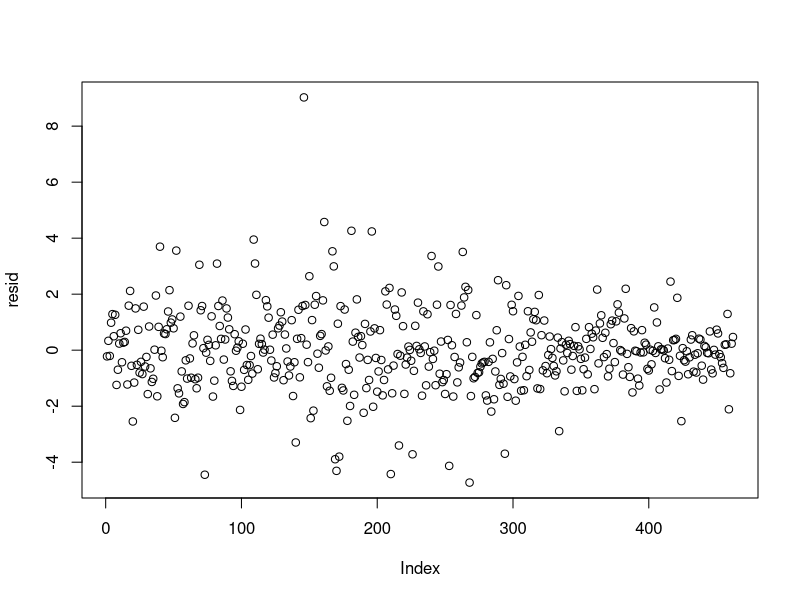

Reproduce this figure in R.
setwd("G:/My Drive/Corsi/FinEc/Course/2024/Exercises/Ex_2")

###### EXERCISE 1

data <-read.table("Table_txt.txt", header=TRUE, na.strings="null", sep = ",")
head(data) # have a look at the data, column names look strange
colnames(data) <- c("AAPL","RF","MKT") # Change columns' names


###### EXERCISE 2

zAAPL <- diff(log(data$AAPL))*100 # compute logreturn, x100 makes it expressed as a percentage
zMKT <- diff(log(data$MKT))*100 # compute logreturn, x100 makes it expressed as a percentage
n <- length(data$RF) # numbers of rows in z
rf <- data$RF[1:(n-1)]/360 #take all rows except the last, so rows from 1 to n-1. Divide by 360 to make the values expressed on a daily basis.
r_matrix <- cbind(zAAPL-rf,zMKT-rf) # (i) make excess retunrns: subtract the risk-free rate, (ii) bind the two columns vectors 
r <- data.frame(r_matrix) # make a data frame for the excess returns
colnames(r) <- c("zAAPL","zMKT") # Change columns' names
head(r) # have a look at the data


###### EXERCISE 3

fit <- lm("zAAPL~zMKT",r) #fits a linear model (with intercept)
res <- summary(fit) # prints a variety of statistics and stores them in "res"
df <- nrow(r)-sum(!complete.cases(r))-2 # number of rows in r - rows with missing values - number of estimated parameters
# Intercept is insignificant (this makes sense in the CAPM context). The slope is highly singificant.
# The t-stat for the intercept is huge (consider that for a normal approximation of the t-student which would hold asympotically for large n, 
# and here n is quite large so the comparison is reasonable) the 0.99 quantile is 2.23 which is far below 29: no surprise that the p-value is tiny
# indicating the rejection of the hypothesis b_0 = 0.

###### EXERCISE 4

b0 <- res$coefficients[1,1] #extracts the estimated coefficient for the intercept
se_0 <- res$coefficients[1,2] #extracts the standard error for the intercept
t_stat <- b0/se_0 # computes the t-statistics
(1-pt(t_stat,df))*2 # p-value
#2*pt(-t_stat,df) # p-value (analogous)
# the probabaility that R gives is "Pr(t>|t_val|)"
# this is "Pr(t< -t_val) + Pr(t> t_val)" so 
# [CDF of a t-distribution with df degrees of freedom evaluated at -t_val] +  [1-(CDF of a t-distribution with df degrees of freedom evaluated at t_val)]
# this is: pt(-t_val,df) + 1-pt(t_val,df)
# Note that since the t-distribution is symmetric: pt(-t_val,df) = 1-pt(t_val,df)
# then Pr(t>|t_val|) = 2*(1-pt(t_val,df)) = 2*pt(-t_val,df)


###### EXERCISE 5

resid <- res$residuals # extract regression residuals
plot(resid) # the mean is approximately constant and zero, however there's evidence of heteroskedasticity
s0 <- (sum(resid^2)/df)^0.5 # Residuals'standard error (same that summary(fit) returns)


###### EXERCISE 6

t_crit = qt(0.975,df) # the critical value correspond to a quantile, the distribution is a student-t with df degrees of freedom
# the quantile you are looking for is that that of order (1-confidence_level/2) = 0.975
low_95 = b0-t_crit*se_0 # lower bound
upp_95 = b0+t_crit*se_0 # upper bound

# Alternatively, this is equivalent
#t_crit = qt(c(0.025,0.975),df)
#low = b0+t_crit[1]*se_0 # lower bound
#upp = b0+t_crit[2]*se_0 # upper bound


t_crit = qt(0.995,df) # the critical value correspond to a quantile, the distribution is a student-t with df degrees of freedom
# the quantile you are looking for is that that of order (1-confidence_level/2) = 0.975
low_99 = b0-t_crit*se_0 # lower bound
upp_99 = b0+t_crit*se_0 # upper bound

# Compared to the 95% CI, this is wider which makes sense since the 99% region under the H0 distribution needs to be wider than the 95% region

###### EXERCISE 7

x <- na.omit(r$zMKT) # exclude missing values from the dependent variable
SST = sum((x-mean(x))^2) # SST
var_b1 <- s0/sqrt(SST) # se of the slope
var_b1

